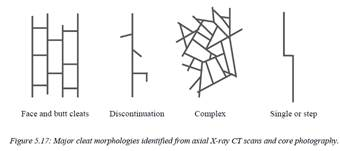
%> input picture breakpoint_method/breakpoints 3D/image003.jpg, 340 x 151 px
$ octave --eval "breakpoints(rgb2gray(imread('../breakpoints 3D/image003.jpg')));"   (GNU Octave 9; MATLAB toolbox functions it lacks are replaced by stand-ins)
%> lines starting %> are read from the running program, lines starting %| are printed output that depends on the picture; in (x1, y1, x2, y2) boxes, pixels count from 0 and x2, y2 are one past the last pixel; in counts of white or black regions, pixels touching at a corner belong together; the program's own positions count from 1
function breakpoints (BW)
        BW_backbone=bwmorph(BW,'thin',Inf); %or 'skel'
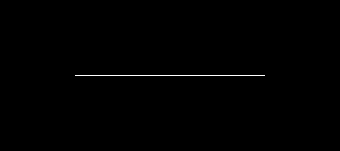
%> BW_backbone: size 151x340 logical; 0.37% white in thin lines or dots, all inside (x1, y1, x2, y2) = (75, 75, 265, 76)
        %Thin = bwmorph(BW_backbone,'thin');
        BW_branchpoints=bwmorph(BW_backbone,'branchpoints');
%> BW_branchpoints: size 151x340 logical; every value is 0
        BW_endpoints=bwmorph(BW_backbone, 'endpoints');
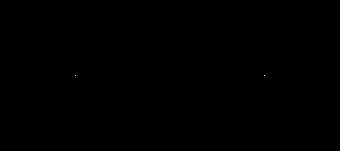
%> BW_endpoints: size 151x340 logical; 0% white in thin lines or dots, all inside (x1, y1, x2, y2) = (75, 75, 265, 76)

        se = strel('disk',3);
        BW_branchpoints_dilated=imdilate(BW_branchpoints, se);
        BW_branches= BW_backbone - BW_branchpoints_dilated;
        BW_branches(BW_branches< 0 ) = 0 ;


    LCC = bwlabel(BW_branches);
    %properties of the objects
    PropsLCC = regionprops(LCC,'all');  %calculate properties for objects
%> PropsLCC = 1 region; box (x1, y1, x2, y2), Area, Centroid, MajorAxisLength, MinorAxisLength and Eccentricity: (75, 75, 265, 76) 190 [170.5 76] 219.4 1.15 1


    LCC_backbone = bwlabel(BW_backbone);
    %properties of the objects
    PropsLCCbackbone = regionprops(LCC_backbone,'all');  %calculate properties for objects
%> PropsLCCbackbone has the same summary as PropsLCC


% [44 lines of commented-out code are left out]


%> (the run ends here)
